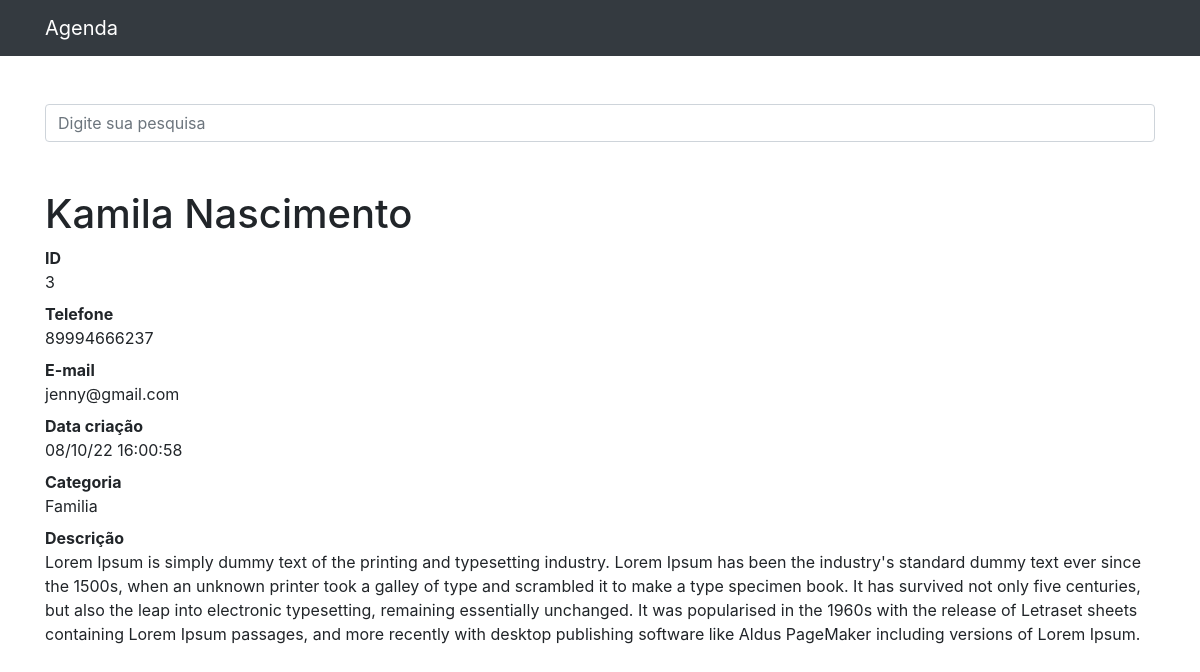
Page /3 on the committed database.
### contatos/models.py (models this page shows)
class Contato(models.Model):
    nome = models.CharField(max_length= 255)
    sobrenome = models.CharField(max_length= 255, blank = True)
    telefone = models.CharField(max_length= 255)
    email = models.CharField(max_length= 255, blank = True)
    data_criacao = models.DateTimeField(default = timezone.now)
    descricao = models.TextField(blank= True)
    categoria = models.ForeignKey(Categoria, on_delete= models.DO_NOTHING)
    mostrar = models.BooleanField(default=True)
    foto= models.ImageField(blank=True, upload_to='fotos/%Y/%m/%d')

class Categoria(models.Model):
    nome = models.CharField(max_length= 255)
    def __str__(self):
        return self.nome

### contatos/views.py (the view)
# urls.py: path('<int:contato_id>', views.ver_contato, name='ver_contato'),
def ver_contato(request, contato_id):
    contato = get_object_or_404(Contato, id=contato_id)
    if not contato.mostrar:
        raise Http404()
    return render(request, 'contatos/ver_contato.html',{
        'contato': contato
    })

### contatos/templates/contatos/ver_contato.html (shortened to what this page needs)
{% extends 'base.html' %}
{%block conteudo %}
<h1 class="mt-5">{{ contato.nome }}  {{ contato.sobrenome }}</h1>
        <dl>
          <dt>ID</dt>
          <dd>{{ contato.id }}</dd>
          <dt>Telefone</dt>
          <dd>{{ contato.telefone }}</dd>
          <dt>E-mail</dt>
          <dd>{{ contato.email }}</dd>
          <dt>Data criação</dt>
          <dd>{{ contato.data_criacao|date:'d/m/y H:i:s' }}</dd>
          <dt>Categoria</dt>
          <dd>{{ contato.categoria }}</dd>
          <dt>Descrição</dt>
          <dd>{{ contato.descricao }}</dd>
        </dl>
{%endblock %}

### rows in the picture
Contato: nome "Kamila", sobrenome "Nascimento", id "3", telefone "89994666237", email "jenny@gmail.com", data_criacao "08/10/22 16:00:58", categoria "Familia", descricao "Lorem Ipsum is simply dummy text of the printing and typesetting industry. Lorem Ipsum has been the industry's standard dummy text ever since the 1500s, when an unknown printer took a galley of type and scrambled it to make a type specimen book. It has survived not only five centuries, but also the leap into electronic typesetting, remaining essentially unchanged. It was popularised in the 1960s with the release of Letraset sheets containing Lorem Ipsum passages, and more recently with desktop publishing software like Aldus PageMaker including versions of Lorem Ipsum."
